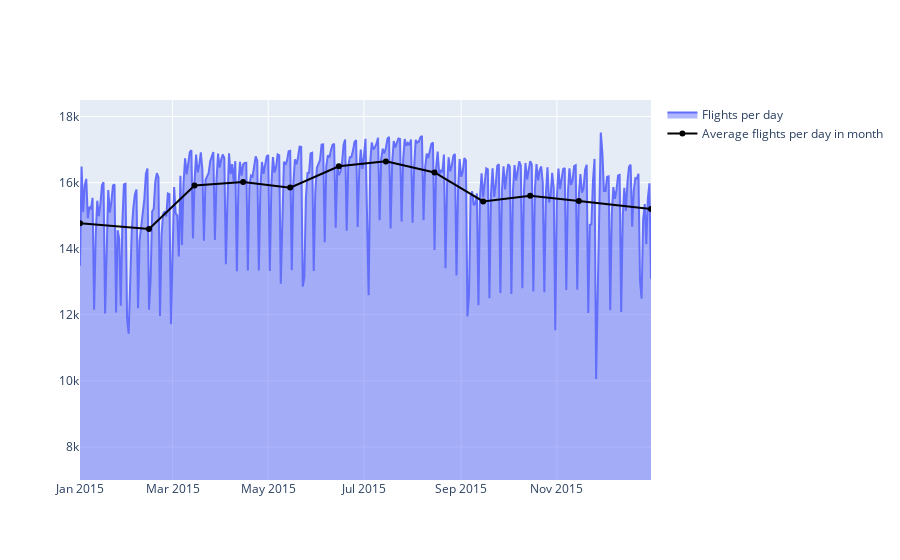

Source (notebook cell):
### Code cell
customdataFlight = flightsPerDay.drop(columns ="YEAR")
customdataMonth = pd.DataFrame(
                            {"Index": ["1","2","3","4","5","6","7","8","9","10","11","12"],
                            "Month": ["January", "February", "March", "April", "May", "June", "July", "August", "September", "October", "November", "December"]})
fig = go.Figure()
line_flight = go.Line(y = flightsPerDay["YEAR"], x = flightsPerDay.index, name = "Flights per day", fill = "tozeroy", opacity = 0,
                    customdata = customdataFlight,
                    hovertemplate = "Flights: %{y} " +\
                    "<br>Date: %{x}" +\
                    "<br>Holiday: %{customdata}")
line_averageNumbers = go.Line(y=flightsPerMonth["COUNT"], x = monthlyDates , name = "Average flights per day in month", line_color = "black",
                    customdata = customdataMonth["Month"],
                    hovertemplate = "Month: %{customdata}"
                    "<br>Average Flights per Day: %{y}")
fig.add_trace(line_flight)
fig.add_trace(line_averageNumbers)
fig.update_traces(xcalendar = "gregorian")
fig.update(layout_yaxis_range = [7000, 18500], layout_xaxis_range = ["2015-01-01", "2015-12-31"])
fig.show()

### Figure 1 — Plotly figure (JSON) as saved in the notebook; plotly's stock layout.template omitted (floating-point values rounded to 4 significant figures; data arrays with more than 128 entries replaced by an {"elided": "..."} marker saying what was removed)
{"data": [{"customdata": {"elided": "365x1 str values"}, "fill": "tozeroy", "hovertemplate": "Flights: %{y} <br>Date: %{x}<br>Holiday: %{customdata}", "name": "Flights per day", "opacity": 0, "type": "scatter", "x": {"elided": "365 str values"}, "xcalendar": "gregorian", "y": {"elided": "365 int values"}}, {"customdata": ["January", "February", "March", "April", "May", "June", "July", "August", "September", "October", "November", "December"], "hovertemplate": "Month: %{customdata}<br>Average Flights per Day: %{y}", "line": {"color": "black"}, "name": "Average flights per day in month", "type": "scatter", "x": ["2015-01-01T00:00:00", "2015-02-14T00:00:00", "2015-03-15T00:00:00", "2015-04-15T00:00:00", "2015-05-15T00:00:00", "2015-06-15T00:00:00", "2015-07-15T00:00:00", "2015-08-15T00:00:00", "2015-09-15T00:00:00", "2015-10-15T00:00:00", "2015-11-15T00:00:00", "2015-12-31T00:00:00"], "xcalendar": "gregorian", "y": [14770.0, 14600.0, 15910.0, 16020.0, 15850.0, 16490.0, 16640.0, 16310.0, 15430.0, 15600.0, 15450.0, 15200.0]}], "layout": {"xaxis": {"range": ["2015-01-01", "2015-12-31"]}, "yaxis": {"range": [7000, 18500]}}}
